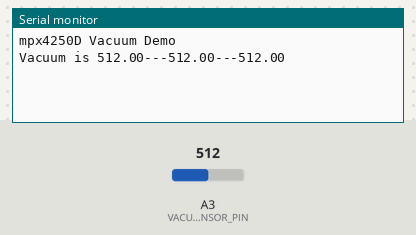
Recording of a sketch running on a simulated Arduino Uno, built with avr-gcc and run on an emulated ATmega328P. Parts: the last lines printed to the serial monitor. Inputs (shaded band) come from the test bench; at power-on: A3 (VACUUM_SENSOR_PIN) = 512.

Above: at 1.2 s.
1.3 s: A3 (VACUUM_SENSOR_PIN) set to 0
At 3.0 s:
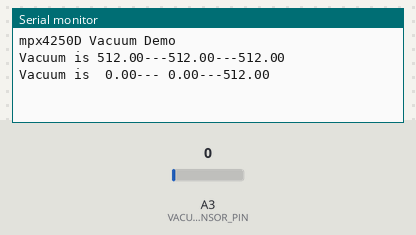
3.5 s: A3 (VACUUM_SENSOR_PIN) set to 122
At 4.5 s:
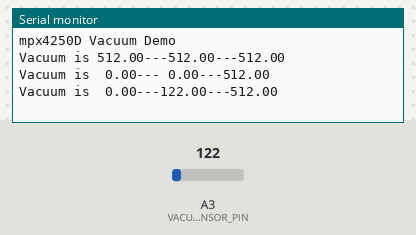

The sketch:

PrssureSensorTest.ino
```cpp
// Visual Micro is in vMicro>General>Tutorial Mode
//
/*
    Name:       PrssureSensorTest.ino
    Created:	6/17/2019 4:11:48 PM
    Author:     ABBOTT-LAP\Abbott
*/

// Define User Types below here or use a .h file
//


// Define Function Prototypes that use User Types below here or use a .h file
//


// Define Functions below here or use other .ino or cpp files
//

// The setup() function runs once each time the micro-controller starts
#define VACUUM_SENSOR_PIN 3
float sensorValue = 0;
float highestValue = 0;
float lowestValue = 0;
float lastValue = 0;
void setup()
{

	// start serial port
	Serial.begin(9600);
	Serial.println("mpx4250D Vacuum Demo");
	sensorValue = analogRead(VACUUM_SENSOR_PIN);
	lowestValue = highestValue = sensorValue;

}

// Add the main program code into the continuous loop() function
void loop()
{
	sensorValue = analogRead(VACUUM_SENSOR_PIN);
	if (sensorValue > highestValue) highestValue = sensorValue;
	if (sensorValue < lowestValue) lowestValue = sensorValue;
	char charBuffer[15];
	dtostrf(lowestValue, 5, 2, charBuffer);
	String lowestVal = String(charBuffer);
	dtostrf(sensorValue, 5, 2, charBuffer);
	String sensorVal = String(charBuffer);
	dtostrf(highestValue, 5, 2, charBuffer);
	String highestVal = String(charBuffer);
	if (lastValue != sensorValue) {
		lastValue = sensorValue;
		Serial.println("Vacuum is " + lowestVal + "---" + sensorVal + "---" + highestVal);
	}
	delay(1000);

}
```

Measured:
- after the input at 1.3 s, the serial monitor: prints a new line after 0.70 s (image 1)
- after the input at 3.5 s, the serial monitor: prints a new line after 0.50 s (image 2)
